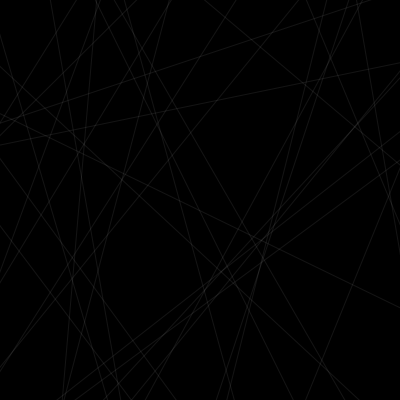
Frame 1 (no input)
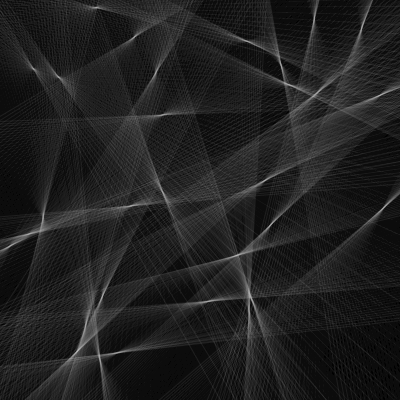
Frame 60 (the mouse pressed at the canvas centre just before this capture)
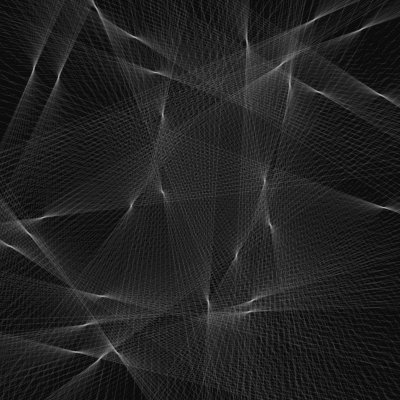
Frame 120 (the mouse held since frame 60 and released just before this capture)

The Processing sketch that drew these frames (run headless with seeded random() and noise(); from frame 60 on, the mouse is pressed at the canvas centre):

// Processing sketch: serie6
// ── serie6.pde
ArrayList puntos;

int cant = 30;

void setup() {
  size(400, 400);
  puntos = new ArrayList();
  for (int i = 0; i < cant; i++) {
    puntos.add(new Punto(random(width), random(height)));
  }
  background(0);
}

void draw() {
  noStroke();
  fill(0,10);
  rect(0,0,width,height);
  stroke(255,20);
  for (int i = 0; i < cant; i++) {
    Punto aux = (Punto) puntos.get(i);
    aux.act();
  }
}

class Punto {
  float x, y, lar, ang;
  int c;
  Punto(float nx, float ny) {
    x = random(width);
    y = random(height);
    ang = random(TWO_PI);
    lar = dist(0, 0, width, height);
    c = int(random(256));
  }
  void act() {
    int divisor = int(map(dist(mouseX, mouseY, x, y), 0, lar, 50, 1000));
    ang += TWO_PI/divisor;
    line(x+cos(ang)*lar, y+sin(ang)*lar, x-cos(ang)*lar, y-sin(ang)*lar);
  }
}
